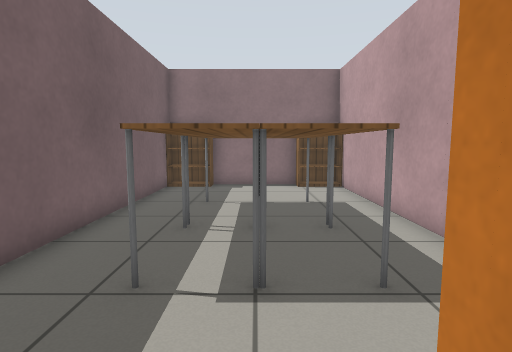
[1] (above)

15 first-person views from a walk through a robot-simulator world made for Gazebo. The camera is 0.9 m above the floor, tilts 6° down and sees 80° across. The floor is counted in squares, 0.5 m on a side. Each view is taken from the middle of a square. On the plan, view 1 faces up. The plan holds only what a view shows up to about 16 squares ahead; the rest is blank. Simple patterns stand in for the simulator's built-in surfaces.

[2]
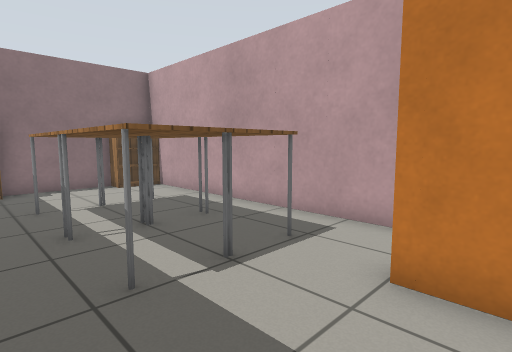

[3]
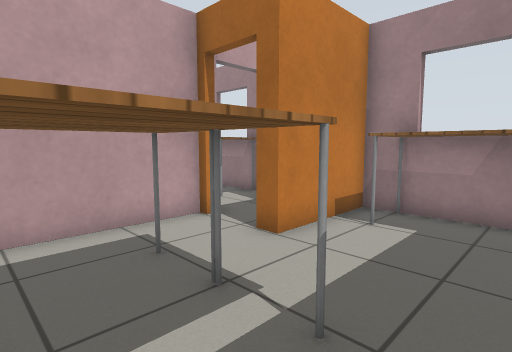

[4]
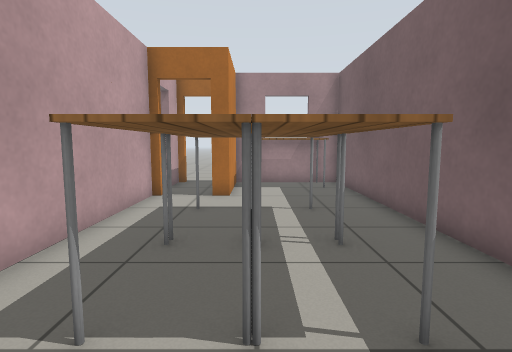

[5]
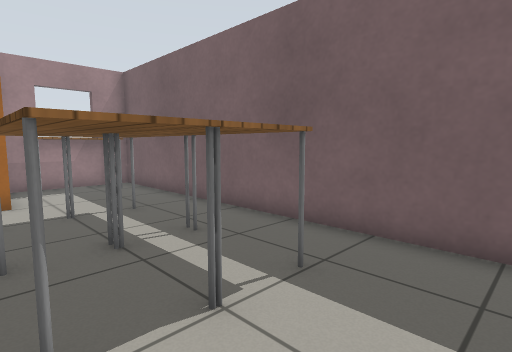

[6]
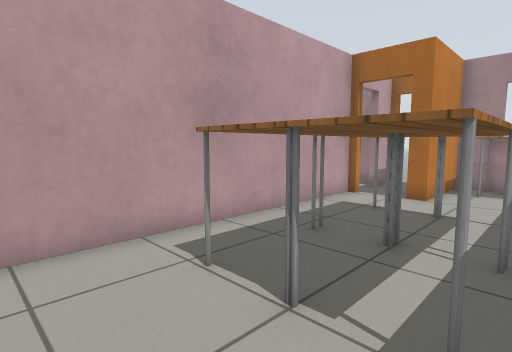

[7]
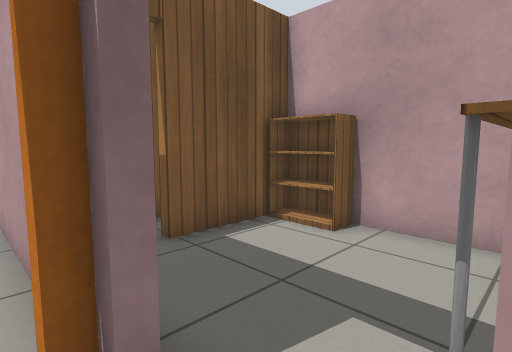

[8]
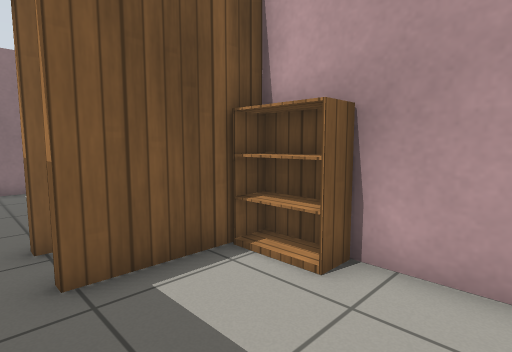

[9]
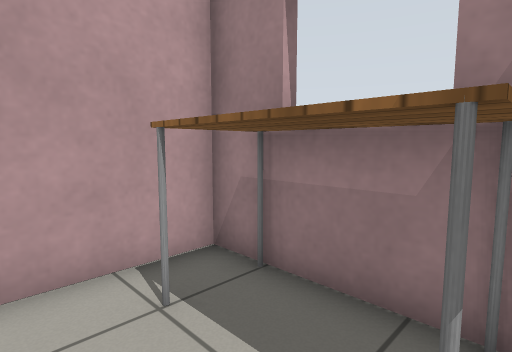

[10]
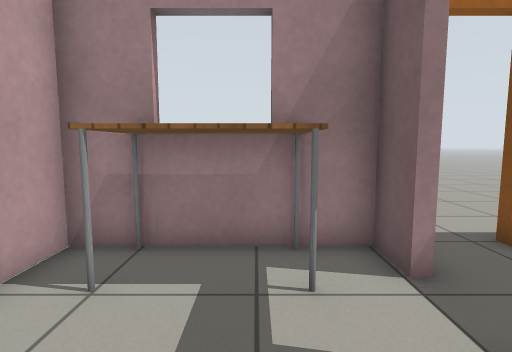

[11]
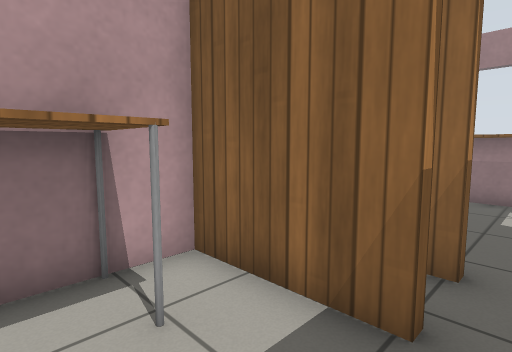

[12]
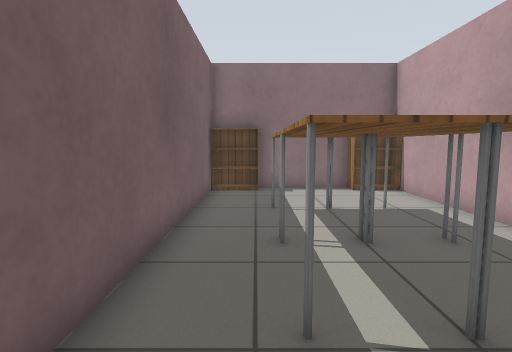

[13]
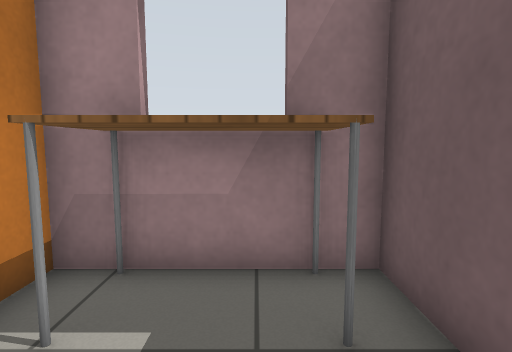

[14]
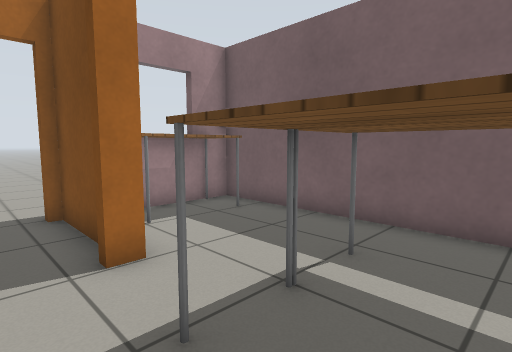

[15]
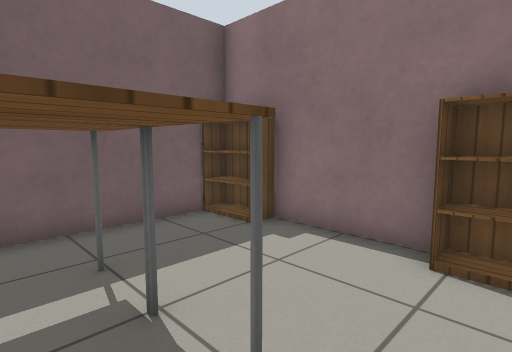

### Floor plan
Points are (right, up) in squares from view 1. A wall is a line through its corners. A room is listed if a view was taken in it or the views show most of it. See-through windows are left out.
Room 1 (views 1, 2, 3, 4, 5, 6, 12, 13, 14, 15)
walls: (3.6, 1.4) (3.6, 13.6) (-3.8, 13.6) (-3.8, -2.2) (-2.4, -2.2); (-0.4, -2.2) (0.9, -2.2) (0.9, 1.5) (1.6, 1.5)
ways out: open door at (2.5, 1) to room 2; open door at (4.5, 4) to room 3; open door at (4.5, 6)
objects: table (-3, -2) to (0, -1); bookshelf (-3, 13) to (-2, 13); table (-1, 4) to (0, 6); table (-1, 7) to (0, 9); table (1, 4) to (1, 6); table (1, 7) to (1, 9); bookshelf (2, 13) to (3, 13)
Room 2 (view 7)
walls: (1.2, 0.3) (1.2, -2.2); (3.6, 1.2) (3.3, 1.2); (3.6, -2.3) (3.6, -0.9)
ways out: open door at (2.5, 1) to room 1; open door at (4, -0.5) to room 3; open door at (2.5, -2)
Room 3 (views 8, 9, 10)
walls: (7.4, -2.2) (9.3, -2.2) (9.3, 1.5); (3.9, -0.9) (3.9, -2.2) (5.6, -2.2); (9.3, 4.2) (5.8, 4.2)
ways out: open door at (4.5, 4) to room 1; open door at (4, -0.5) to room 2
objects: table (5, -2) to (8, -1)
Room 4 (view 11)
walls: (6.9, 13.6) (6.1, 13.6); (5.8, 6.2) (9.3, 6.2) (9.3, 7.6)
ways out: open door at (4.5, 14)
objects: table (8, 8) to (9, 9)

Where each view was taken, in squares from view 1:
view 1: 0 up, 0 right, facing up
view 2: 0 up, 3 left, facing up-right
view 3: 6 up, 3 left, facing down-right
view 4: 12 up, 0 right, facing down
view 5: 12 up, 2 right, facing down-left
view 6: 12 up, 2 left, facing down-right
view 7: 1 down, 3 right, facing up-right
view 8: 0 up, 5 right, facing up-right
view 9: 1 up, 5 right, facing down-right
view 10: 3 up, 6 right, facing down
view 11: 9 up, 5 right, facing down-right
view 12: 1 up, 2 left, facing up
view 13: 2 up, 2 left, facing down
view 14: 6 up, 3 right, facing down-left
view 15: 8 up, 3 right, facing up-left
